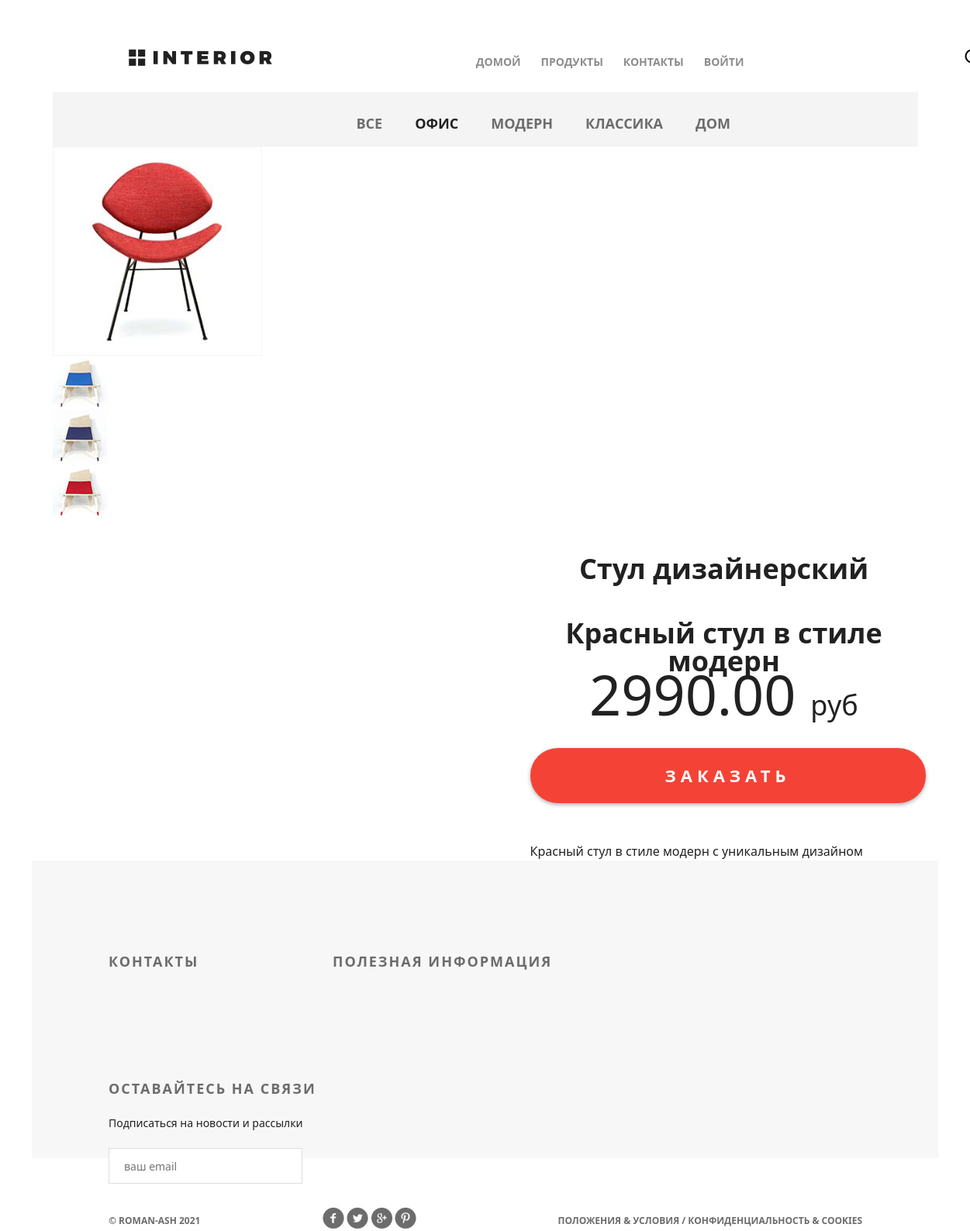
The app's page /products/product/5 with its own data.
### furnitureapp/models.py (models this page shows, shortened)
class ProductCategory(models.Model):
    name = models.CharField(
        max_length=64,
        verbose_name='имя',
        unique=True,
    )
    description = models.TextField(
        verbose_name='описание',
        blank=True,
    )
    created = models.DateTimeField(
        auto_now_add=True
    )
    update = models.DateTimeField(
        auto_now=True
    )

class Product(models.Model):
    category = models.ForeignKey(
        ProductCategory,
        on_delete=models.CASCADE
    )
    name = models.CharField(
        max_length=128,
        verbose_name='имя продукта'
    )
    image = models.ImageField(
        upload_to='products_images',
        blank=True
    )
    short_desc = models.CharField(
        max_length=60,
        verbose_name='краткое описание',
        blank=True
    )
    description = models.TextField(
        verbose_name='описание продукта',
        blank=True
    )
    price = models.DecimalField(
        max_digits=8,
        verbose_name='цена',
        decimal_places=2
    )
    quantity = models.PositiveIntegerField(
        verbose_name='количество на складе',
        default=0
    )

### furnitureapp/views.py (the view)
# urls.py: path('product/<int:pk>', product, name='detail'),
def product(request, pk):
    title = 'Детали'
    product = get_object_or_404(Product, pk=pk)
    context = {
        'title': title,
        'links_menu': ProductCategory.objects.all(),
        'product': product,
        'same_products': get_same_products(product),
        'basket': get_basket(request.user)
    }
    return render(request, 'furnitureapp/product.html', context)

### furnitureapp/views.py (called while the page is built)
def get_basket(user):
    if user.is_authenticated:
        return Basket.objects.filter(user=user)
    else:
        return []

def get_same_products(hot_product):
    same_products = Product.objects.filter(category=hot_product.category).exclude(pk=hot_product.pk)[:3]
    return same_products

### furnitureapp/templates/furnitureapp/product.html (shortened to what this page needs)
{% extends 'furniture_online_store/base.html' %}
{% load static %}
{% block css %}
    <link rel="stylesheet" type="text/css" href="{% static 'furniture_online_store/style.css' %}">
{% endblock %}
{% block content %}
		<div class="hero-white">
			{% include 'furniture_online_store/includes/inc_main_menu.html' %}
		</div>
		<div class="details">
			<div class="links clearfix">
				<ul class="links-menu">
                    <li>
                        <a href="{% url 'products:category' 0 %}" class="
                          ">Все</a>
                    </li>
                    {% for link in links_menu %}
					    <li><a href="{% url 'products:category' link.pk %}" class="
                          {% if request.resolver_match.kwargs.pk|add:'0' == link.pk %}
                            active
                          {% endif %}">{{ link.name }}</a></li>
                    {% endfor %}
				</ul>
			</div>
			<div class="details-products">
				<div class="details-slider">
					<div class="slider-product">
						<img src="/media/{{ product.image }}">
					</div>
					<div class="slider-control">
						<div class="block">
							<a href="#"><img src="{% static 'furniture_online_store/img/controll.jpg' %}" alt="">
							</a>
						</div>
						<div class="block">
							<a href="#"><img src="{% static 'furniture_online_store/img/controll1.jpg' %}" alt="">
							</a>
						</div>
						<div class="block">
							<a href="#"><img src="{% static 'furniture_online_store/img/controll2.jpg' %}" alt="">
							</a>
						</div>
					</div>
				</div>
				<div class="description">
					<h3 class="big-bold">{{ product.name }}</h3>
					<h3 class="big-bold">{{ product.short_desc }}</h3>
					<p class="price"> {{ product.price }} <span>руб</span></p>
					<a href="{% url 'basket:add' product.pk %}" class="red-button">
						заказать
					</a>
					<div class="description-text">
                        {{ product.description }}
					</div>
				</div>
			</div>
		</div>
{% endblock %}

### furniture_online_store/static/furniture_online_store/style.css (style rules this page uses)
* { margin: 0; padding: 0; }
body { font-family: 'Montserrat', sans-serif; }
html, body { height: 100%; }
.clearfix:after { content: ""; display: block; clear: both; }
.big-bold { color: #212121; font-size: 36px; font-weight: 700; text-align: left; margin-bottom: 24px; line-height: 36px; }
.hero-white { background-color: #fff; height: 119px; padding-left: 98px; padding-right: 211px; position: relative; }
.links { height: 70px; background-color: #f4f4f4; position: relative; padding-left: 360px; }
.links-menu { margin: 27px auto 0px; position: absolute; }
.links-menu li { float: left; list-style-type: none; padding-right: 42px; }
.links-menu li a { text-decoration: none; color: #6c6c6c; font-size: 18px; font-weight: 700; text-transform: uppercase; }
.links-menu .active { color: #212121; font-size: 18px; font-weight: 700; }
.description { width: 535px; float: right; padding-left: 35px }
.description .big-bold { color: #212121; font-size: 36px; font-weight: 700; text-align: center; margin-top: 47px; margin-bottom: 0px; }
.description .price { color: #212121; font-size: 72px; font-weight: 300; line-height: 48px; text-align: center; }
.description .price span { color: #212121; font-size: 36px; font-weight: 300; line-height: 48px; text-align: center; }
.red-button { display: block; height: 71px; width: 510px; border-radius: 35px; background-color: #f44336; text-align: center; text-transform: uppercase; text-decoration: none; color: #ffffff; font-size: 22px; font-weight: 700; line-height: 24px; box-shadow: 0px 2px 4.85px 0.15px rgba(33, 33, 33, 0.35); line-height: 70px; letter-spacing: 6px; margin-top: 31px; }
.description-text { margin-top: 50px; color: #212121; font-size: 16px; font-weight: 300; line-height: 24px; text-align: left; }

### records on screen
ProductCategory: name "ОФИС"
ProductCategory: name "МОДЕРН"
ProductCategory: name "КЛАССИКА"
ProductCategory: name "ДОМ"
Product: image (picture), name "Стул дизайнерский", short_desc "Красный стул в стиле модерн", price "2990.00", description "Красный стул в стиле модерн с уникальным дизайном"
